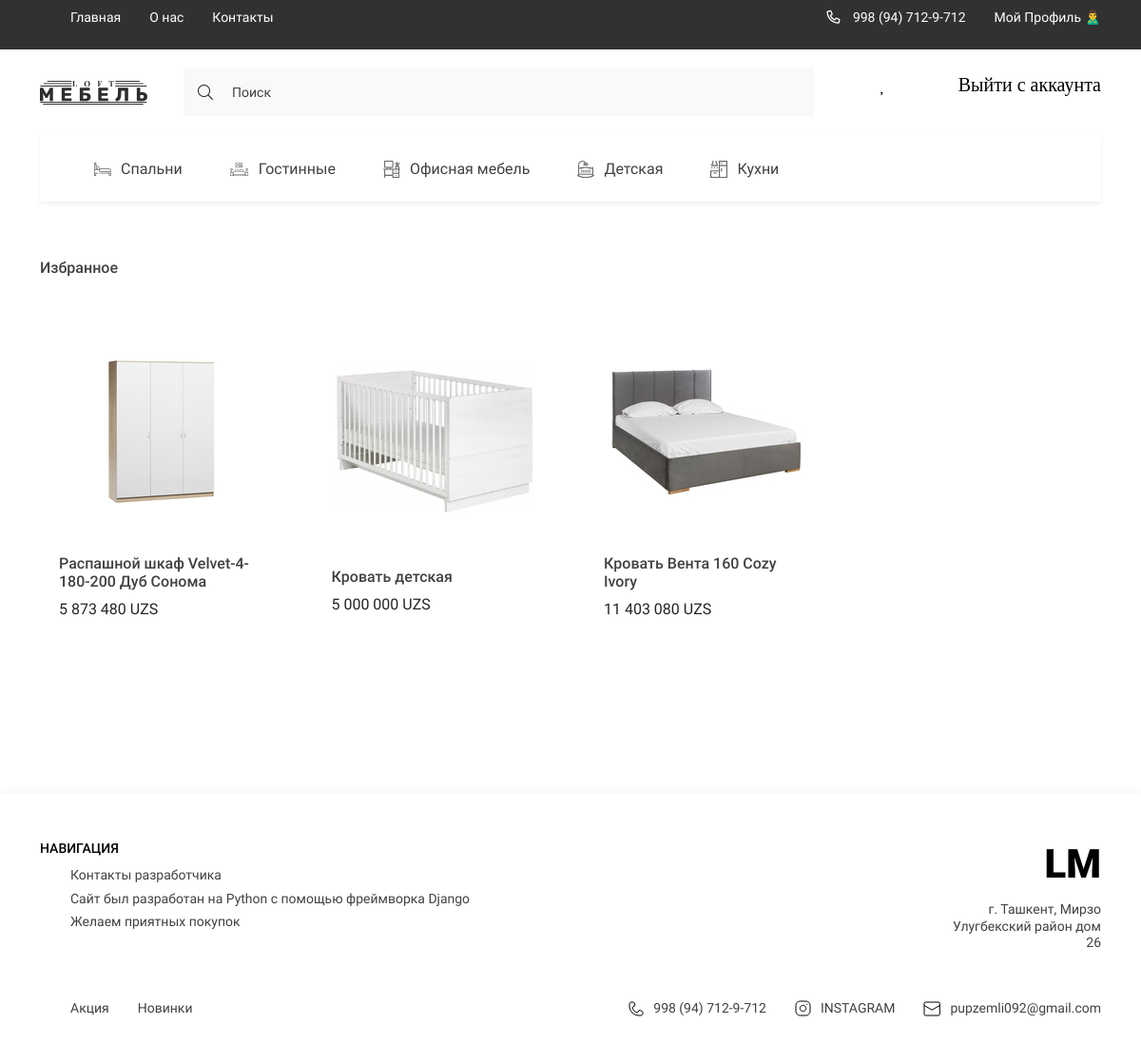
The app's page /favorite_products/ (signed in), older data.
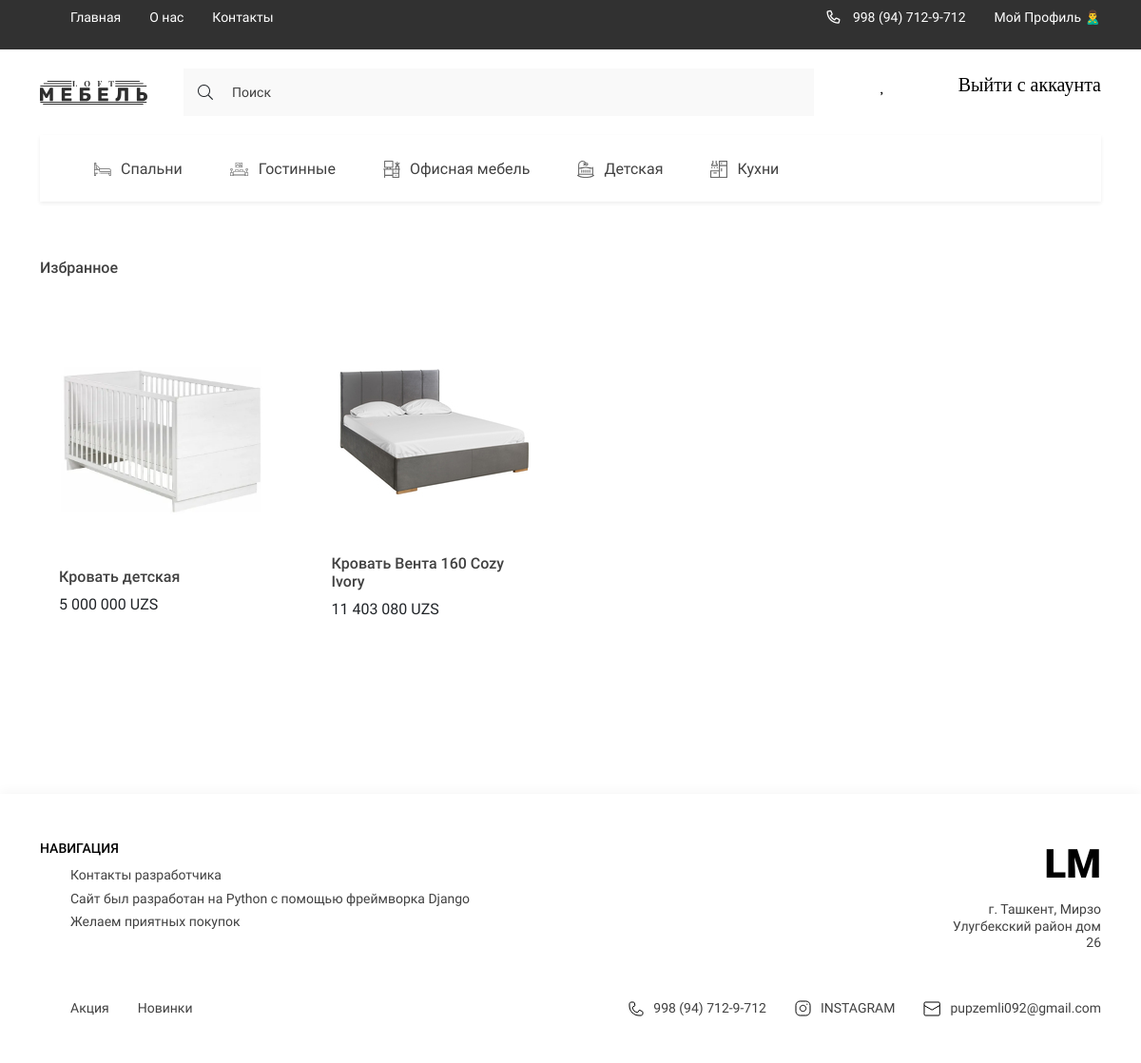
The same page, newer data.
### digital/models.py (models this page shows, shortened)
class Category(models.Model):
    title = models.CharField(max_length=150, verbose_name='Название категории')
    image = models.ImageField(upload_to='categories/', verbose_name='Изображение', blank=True, null=True)
    slug = models.SlugField(unique=True, null=True)
    parent = models.ForeignKey('self', on_delete=models.CASCADE, null=True, blank=True, related_name='subcategories',
                               related_query_name='subcategories', verbose_name='Категория')
    def get_absolute_url(self):
        return reverse('category_page', kwargs={'slug': self.slug})
    def get_image_category(self):
        if self.image:
            return self.image.url
        else:
            return '-'
    class Meta:
        verbose_name = 'Категория'
        verbose_name_plural = 'Категории'

class Product(models.Model):
    title = models.CharField(max_length=250, verbose_name='Название Товара')
    price = models.FloatField(verbose_name='Цена')
    quantity = models.IntegerField(verbose_name='Количество')
    slug = models.SlugField(unique=True, null=True)
    created_at = models.DateTimeField(auto_now_add=True, verbose_name='Дата добавления')
    category = models.ForeignKey(Category, on_delete=models.CASCADE, related_name='products', verbose_name='Категория')
    edited_at = models.DateTimeField(auto_now=True, verbose_name='Дата изменения')
    brand = models.ForeignKey('Brand', on_delete=models.CASCADE, null=True, blank=True)
    color_code = models.TextField(default='#000000', verbose_name='Код цвета', null=True, blank=True)
    color_name = models.TextField(default='Желтый', verbose_name='Цвет', null=True, blank=True)
    description_all = models.TextField(verbose_name='Описание для страницы о товаре', blank=True, null=True)
    def get_absolute_url(self):
        return reverse('product_detail', kwargs={'slug': self.slug})
    def get_image_product(self):
        if self.images:
            try:
                return self.images.first().image.url
            except:
                return '-'
        else:
            return '-'
    class Meta:
        verbose_name = 'Товар'
        verbose_name_plural = 'Товары'

class Gallery(models.Model):
    image = models.ImageField(upload_to='products', verbose_name='Картинка товара')
    product = models.ForeignKey(Product, on_delete=models.CASCADE, related_name='images')
    class Meta:
        verbose_name = 'Картинка'
        verbose_name_plural = 'Картинки'

### digital/views.py (the view)
# urls.py: path('favorite_products/', FavoriteProductsView.as_view(), name='my_favorite'),
class FavoriteProductsView(LoginRequiredMixin, ListView):
    model = FavoriteProduct
    context_object_name = 'products'
    template_name = 'digital/favorite.html'
    login_url = 'login'
    def get_queryset(self):
        user = self.request.user
        favorite_products = FavoriteProduct.objects.filter(user=user)
        products = [i.product for i in favorite_products]
        return products

### digital/templatetags/digital_tags.py (called while the page is built)
@register.simple_tag()
def get_categories():
    categories = Category.objects.filter(parent=None)
    return categories

@register.simple_tag()
def get_favorite_products(user):
    favorite_products = FavoriteProduct.objects.filter(user=user)
    products = [i.product for i in favorite_products]
    return products

@register.simple_tag()
def get_normal_price(price):
    return f'{int(price):_}'.replace('_', ' ')

### digital/templates/digital/favorite.html (shortened to what this page needs)
{% extends 'base.html' %}
{% block main %}
<main class="main">
    <div class="container">
        <section class="products">
            <h2 class="products__title">Избранное</h2>
            <div class="products__content">
                {% for product in products %}
                {% include 'digital/components/_product.html' %}
                {% endfor %}
            </div>
        </section>
    </div>
</main>
{% endblock main %}

### templates/components_base/_categories_list.html
{% load digital_tags %}
{% get_categories as categories %}
<ul class="header__list _categories">
    {% for category in categories %}
    <li>
        <a href="{{ category.get_absolute_url }}" class="header__list-links">
                                <span class="header__list-img">
                                    <img src="{{ category.get_image_category }}"
                                         alt="icons">
                                </span>
            {{ category.title }}
        </a>
    </li>
    {% endfor %}
</ul>

### digital/templates/digital/components/_product.html (shortened to what this page needs)
{% load digital_tags %}
<div class="products__item">
    <a href="{{ product.get_absolute_url }}"> <img src="{{ product.get_image_product }}" alt=""
                                   class="products__item-img"></a>
    <div class="products__item-text">
        <h3 class="products__item-title">{{ product.title }}</h3>
        <div class="products__item-price">{% get_normal_price product.price %} UZS</div>
    </div>
</div>

Row changes from the older to the newer data that the page shows:
no longer on this page (row edited): Product: get_image_product (picture), title "Распашной шкаф Velvet-4-180-200 Дуб Сонома", price "5 873 480"
